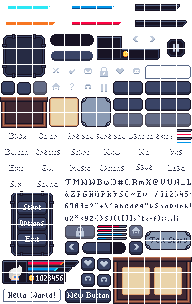
#> input picture Resources/GUI_numbered.png, 192 x 304 px; its folder holds only this picture in this run
$ python image_numberer.py GUI_numbered.png 5 5 5
#> lines starting #> are read from the running program, lines starting #| are printed output that depends on the picture
from PIL import Image, ImageDraw, ImageFont
import sys

img_path = sys.argv[1]
img_pixel_count_x = int(sys.argv[2])
img_pixel_count_y = int(sys.argv[3])
mode = int(sys.argv[4])
print("Image path is : %s" % img_path)
img = Image.open(img_path)
#> img is the input picture: PIL image 192x304 RGBA; mean R, G, B, A 54.6, 38.1, 44.6, 110.1
d1 = ImageDraw.Draw(img)
xcounter = 0
ycounter = 0
xsize, ysize = img.size
#> xsize = 192; ysize = 304
print("Image size is : %s, %s" % (xsize, ysize))
#| Image size is : 192, 304
remainder = xsize % img_pixel_count_x
#> remainder = 2
xsize = xsize - remainder
#> xsize = 190

remainder = ysize % img_pixel_count_y
#> remainder = 4
ysize = ysize - remainder
#> ysize = 300
print("Image xsize : %s, ysize : %s" % (xsize, ysize))
#| Image xsize : 190, ysize : 300
xi = 0
yi = 0
xblocks = int((xsize)/img_pixel_count_x)
#> xblocks = 38
yblocks = int(ysize/img_pixel_count_y)
#> yblocks = 60
if mode == 0:
    for i in range(yblocks):
        for i in range(xblocks):
            counter_text = "%s%s" % (xcounter, ycounter)
            d1.text((xi, yi), counter_text, fill=(255,0,0))
            xi = xi + img_pixel_count_x
            if (xi == (xsize)):
                yi = yi + img_pixel_count_y
                xi = 0
            xcounter = xcounter + 1
        ycounter = ycounter + 1
else:
    for i in range(yblocks):
            yi = yi + img_pixel_count_y
            d1.line([(0,yi), (xsize, yi)], fill=128, width=1)
#> after the loop, yi = 300
    for i in range(xblocks):
            xi = xi + img_pixel_count_x
            d1.line([(xi,0), (xi, ysize)], fill=128, width=1)
#> after the loop, xi = 190


save_img_path = "%s_numbered.png" % img_path[:-4]
img.show()
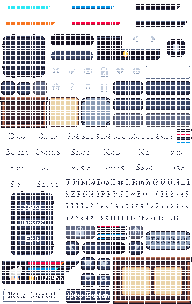
#> shown: PIL image 192x304 RGBA; mean R, G, B, A 80.7, 24.6, 28.7, 70.7; transparent parts drawn white
img.save(save_img_path)

$ run again, on Resources/player_sheet_numbered.png
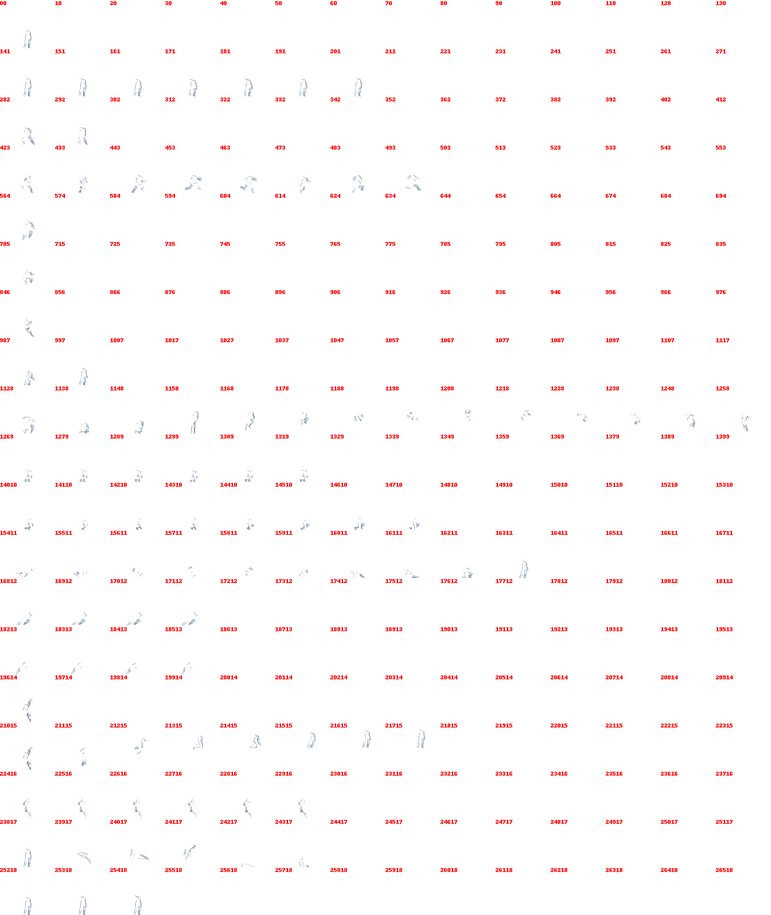
#> input picture Resources/player_sheet_numbered.png, 771 x 915 px, shrunk from 1344 x 1596 before the run
#> img is the input picture: PIL image 771x915 RGBA; mean R, G, B, A 15.9, 6.1, 6.3, 6.6
#| Image size is : 771, 915
#| Image xsize : 770, ysize : 915
#> after the loop `for i in range(yblocks):`: yi = 915
#> after the loop `for i in range(xblocks):`: xi = 770
#> `img.show()`:
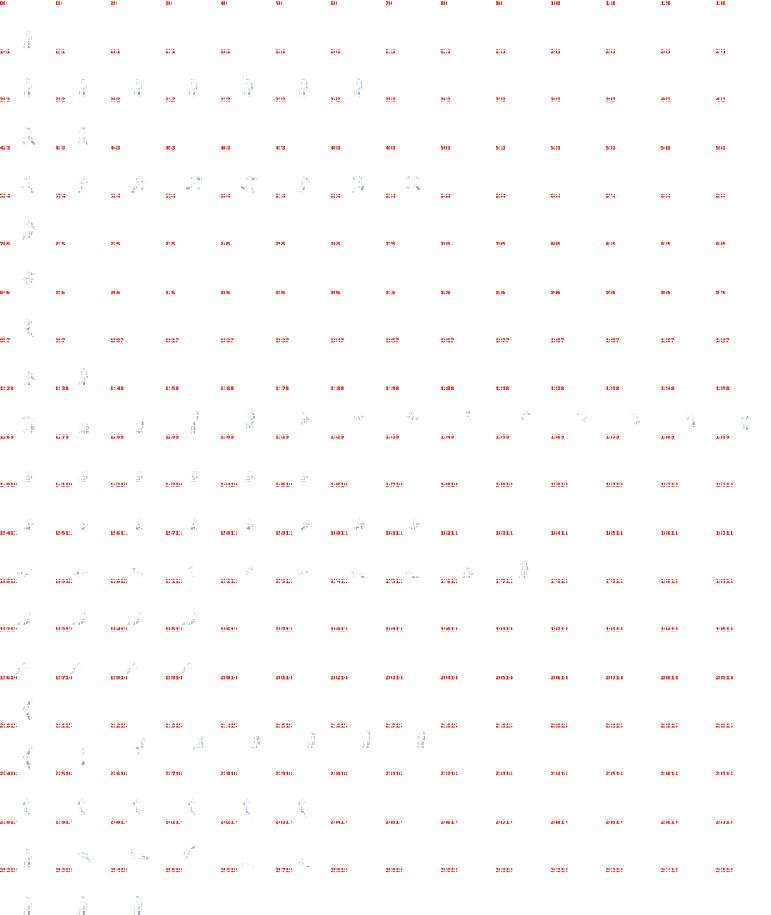
#> shown: PIL image 771x915 RGBA; mean R, G, B, A 56, 3.9, 4, 4.1; transparent parts drawn white

$ run again, on Resources/wooden_tile_set_006_numbered.png
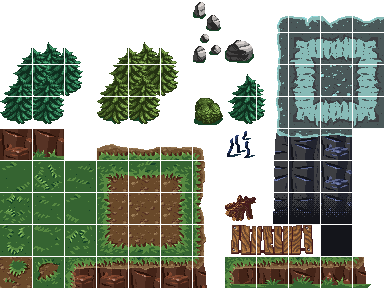
#> input picture Resources/wooden_tile_set_006_numbered.png, 384 x 288 px
#> img is the input picture: PIL image 384x288 RGBA; mean R, G, B, A 50.4, 51.7, 36.4, 149.6
#| Image size is : 384, 288
#| Image xsize : 380, ysize : 285
#> after the loop `for i in range(yblocks):`: yi = 285
#> after the loop `for i in range(xblocks):`: xi = 380
#> `img.show()`:
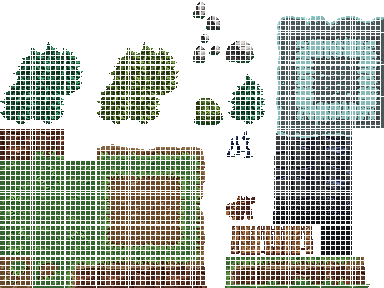
#> shown: PIL image 384x288 RGBA; mean R, G, B, A 78.1, 33.3, 23.5, 96.5; transparent parts drawn white
